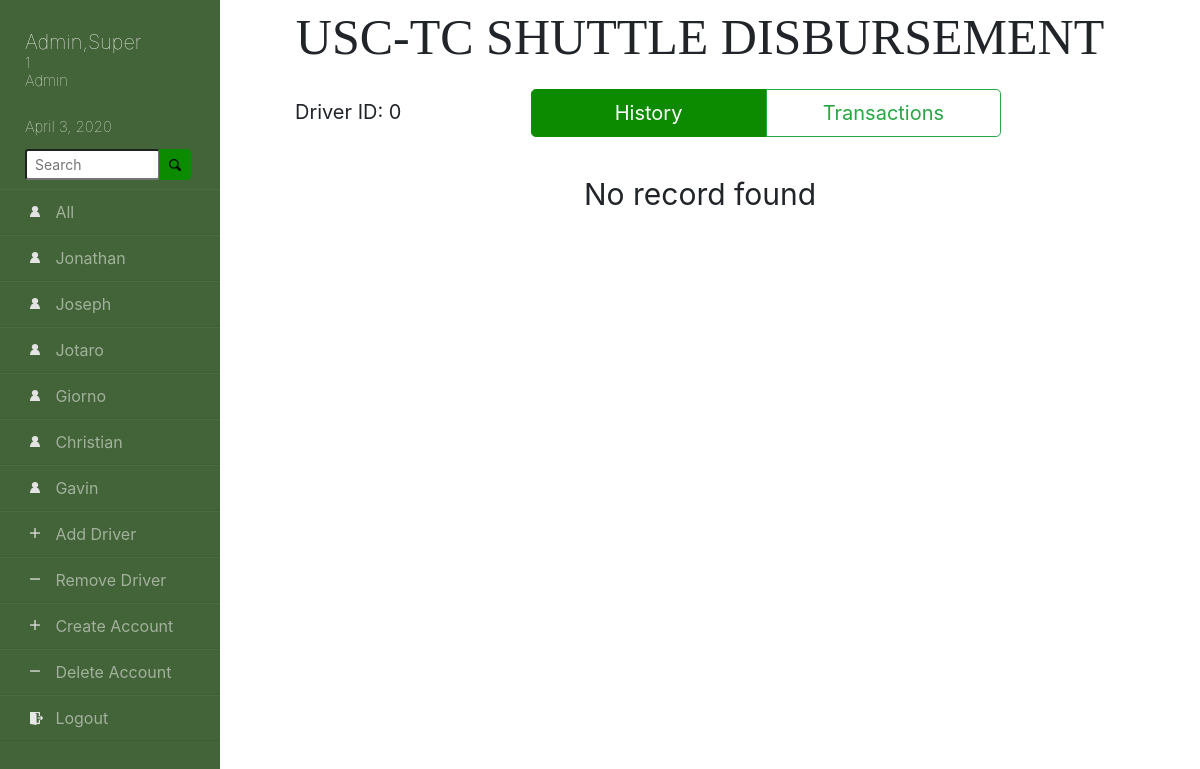
The page /driver.php (signed in) on the database its author committed.
### tables this page shows
CREATE TABLE `Driver_Accounts` (
  `Driver_ID` varchar(255) NOT NULL,
  `Fname` varchar(255) NOT NULL,
  `Lname` varchar(255) NOT NULL,
  `RFID_UID` varchar(255) NOT NULL
);

### driver.php (the view, shortened to what this page needs)
<!doctype html>
<html lang="en">
<head>
    <link rel="stylesheet" href="css/bootstrap.min.css">
    <link rel="stylesheet" href="css/driver.css">
    <link rel="stylesheet" href="css/sidebar.css">
</head>
<body>
<div class="wrapper">
    <div class="sidebar">
        <?php
            echo "<h1>";
            echo $_SESSION['S_lastname'].",".$_SESSION['S_firstname'];
            echo "</h1>";
            echo "<h2>";
            echo $_SESSION['S_IDNum']  ."<br>";
            echo $_SESSION['S_UserType'];
            echo "</h2>";
            echo "<h3>";
            echo date("F j, Y");
            echo "</h3>";
        ?>
        <div class="search">
            <form action="searchpage.php">
            <div class="input-group mb-3">
                <input type="text" class="form-control-sm" placeholder="Search" name="searchthis">
                <div class="input-group-append">
                    <button class="btn btn-success" type="submit"><div class="scicon"></div></button>
                </div>
            </div>
            </form>
        </div>
        <ul>
            <li class="driver"><a href="dashboard.php?searchdate=<?php echo date('Y-m-j');?>">All</a></li>
            <?php
                require 'SQL.php';
                $selected_driver = 0;
                $selected_driver_ID = 0;
                $sql = "SELECT * FROM Driver_Accounts ORDER BY `Driver_ID` ASC";
                $result = $conn->query($sql);
                if ($result->num_rows > 0) {
                    while($row = $result->fetch_assoc()) {
                        if($selected_driver == $row["Fname"]){
                            echo '<li class="driver active"><a href="driver.php?driver='.$row["Fname"].'&id='.$row["Driver_ID"].'">' .$row["Fname"]. '</a></li>';
                        }
                        else{
                            echo '<li class="driver"><a href="driver.php?driver='.$row["Fname"].'&id='.$row["Driver_ID"].'">' .$row["Fname"]. '</a></li>';
                        }
                    }
                }
                else {
                    echo "<h2>No Driver</h2>";
                }
                if($_SESSION['S_UserType']=='Admin'){
                    echo '<li class="add"><a href="adddriverpage.php">Add Driver</a></li>';
                    echo '<li class="sub"><a href="removedriverpage.php">Remove Driver</a></li>';
                    echo '<li class="add"><a href="createuserpage.php">Create Account</a></li>';
                    echo '<li class="sub"><a href="deleteuserpage.php">Delete Account</a></li>';
                }
                echo '<li class="logout"><a href="logout.php">Logout</a></li>';
            ?>
        </ul>
    </div>
    <div class="main">
        <div class="title">USC-TC SHUTTLE DISBURSEMENT</div>
            <div class='outeroutertable'>
                <div class='toparea'><div class='DriverID'>Driver ID: <?php echo "$selected_driver_ID";?></div>
                <div class='tab'>
                    <div class="btn-group btn-group-lg btn-block" role="group">
                        <button type="button" id="HistoryButton" class="btn btn-success" onclick='openhist();'>History</button>
                        <button type="button" id="TransactionButton" class="btn btn-outline-success" onclick='opentran();'>Transactions</button>
                    </div>
                </div>
            </div>
        <div id='History' class='tabcontent'>
        <?php
            $sql = "SELECT * FROM `DriverInformation` WHERE Driver_ID=$selected_driver_ID ORDER BY Date DESC";
            $result = $conn->query($sql);
            if ($result->num_rows > 0) {
                echo " <div class='fakeoutertable'><table>
                        <tr>
                            <th>DATE</th>
                            <th>TOTAL AMOUNT</th>
                            <th>STATUS</th>
                            <th></th>
                        </tr>
                        </table></div>
                        <div class='outertable'>
                        <table>";
                while($row = $result->fetch_assoc()) {
                    echo "<tr><td>" .$row["Date"] ."</td>";
                    echo "<td>" .$row["Total_Amount"] ."</td>";
                    echo "<td>" .$row["Driver_Status"] ."</td>";
                    if($row["Driver_Status"]=='Not Disbursed'){
                        echo '<td><button type="button" class="btn btn-success" data-toggle="modal" data-target="#ReceiptModal" data-date="'.$row["Date"].'" data-did="'.$row["Driver_ID"].'">Disburse</button></td></tr>';
                        echo '<div class="modal fade" id="ReceiptModal" tabindex="-1" role="dialog" aria-labelledby="exampleModalLabel" aria-hidden="true">
                        <div class="modal-dialog modal-dialog-centered" role="document">
                            <div class="modal-content">
                            <div class="modal-header">
                                <h5 class="modal-title" id="exampleModalLabel">Confirm Password</h5>
                                <button type="button" class="close" data-dismiss="modal" aria-label="Close">
                                <span aria-hidden="true">&times;</span>
                                </button>
                            </div>
                            <div class="modal-body">
                                <form name="passvalues" action="verifydisburse.php" method="POST">
                                    <input class="form-control" type="password" placeholder="Password" name="confirmpw" required="required">
                            </div>
                            <div class="modal-footer">
                                <button type="button" class="btn btn-secondary" data-dismiss="modal">Close</button>
                                <input type="hidden" name="driver_id">
                                <input type="hidden" name="driver_date">
                                <input type="hidden" name="source" value="1">
                                <input type="hidden" name="account_id" value="'.$_SESSION["S_IDNum"] .'">
                                <input type="submit" class="btn btn-success" value="Confirm" id="button1">
                                </form>
                            </div>
                            </div>
                        </div>
                        </div>';
                    }
                    else{
                        $DName = explode(" ", $row['Driver_Name']);
                        echo '<td><form action="receipt.php" method="GET">
                                    <input type="hidden" name="ID" value="'.$row['Driver_ID'].'">
                                    <input type="hidden" name="NAME" value="'.$DName[0].'">
                                    <input type="hidden" name="Date" value="'.$row['Date'].'">
                                    <input type="submit" class="btn btn-outline-success" value=" Receipt "></input>
                                </form>
                            </td></tr>';
                    }
                }
                $sql2 = "SELECT * FROM `DriverInformation` WHERE Driver_Name='$selected_driver'";
                $result2 = $conn->query($sql2);
                $collect = 0;
                while($row2 = $result2->fetch_assoc()) {
                    $collect = $collect + $row2['Collectibles'];
                }
                echo "</table></div>
                    <div class='fakeoutertable'>
                    <table>
                    <tr>
                        <td></td>
                        <td>COLLECTIBLES:</td>
                        <td>".$collect."</td>
                        <td></td>
                    </tr></table></div>";
            }
            else {
                echo "<div class='NoRecord'>No record found</div>";
            }
        ?>
        </div>
        </div>
    </div>
</div>
</body>
</html>

### css/driver.css (style rules this page uses)
body { overflow-x: auto; white-space:nowrap; }
.wrapper { width: 100%; display: flex; position: absolute; }
.wrapper .main { width: 100%; height: 100vh; margin-left: 200px; }
.wrapper .outeroutertable { width: 100%; height: 80%; }
.wrapper .main .title { text-align: center; font-family: 'Times New Roman', Times, serif; font-size: 50px; }
.wrapper .main .outeroutertable .toparea { display: flex; margin: 0 auto; width: 81%; text-align: left; padding-top: 14px; padding-bottom: 15px; font-size: 20px; }
.wrapper .main .outeroutertable .toparea .DriverID { white-space: pre-wrap; white-space: -moz-pre-wrap; white-space: -pre-wrap; white-space: -o-pre-wrap; word-wrap: break-word; width: 29.1%; padding-top: 8px; }
.wrapper .main .outeroutertable .toparea .tab { text-align: center; width: 58.1%; }
.wrapper .main .outeroutertable .toparea .tab button { width: 100%; }
.wrapper .main .outeroutertable .NoRecord { margin: 0 auto; width: 81%; text-align: center; padding-top: 20px; padding-bottom: 20px; font-size: 30px; }

### css/sidebar.css (style rules this page uses)
.btn-success, .btn-success:hover, .btn-success:active, .btn-success:visited { background-color: rgb(12, 139, 0); !important; border-color: rgb(12, 139, 0); }
.wrapper .sidebar { position: fixed; width: 220px; height: 100%; background-color: rgb(67, 99, 56); padding-top: 20px; z-index: 2; overflow: auto; overflow-y: overlay; }
.wrapper .sidebar h1 { padding-left: 25px; text-align: left; font-weight: 100; margin-bottom: 0px; margin-top: 10px; font-size: 20px; color: white; }
.wrapper .sidebar h2 { padding-left: 25px; text-align: left; font-weight: lighter; font-size: 15px; color: white; }
.wrapper .sidebar h3 { padding-left: 25px; padding-top: 20px; padding-bottom: 5px; text-align: left; font-weight: lighter; font-size: 15px; color: white; }
.wrapper .sidebar .search { width: 220px; height: 33px; padding-left: 25px; padding-right: 0px; padding-bottom: 40px; }
.wrapper .sidebar input { width: 135px }
.wrapper .sidebar .search .scicon { background-image: url(../images/scicon.png); background-size: 12px; background-repeat: no-repeat; background-position:center center; float:right; margin-left: -7px; margin-right: -7px; width:20px; height:15px; }
.wrapper .sidebar ul li { text-align: left; list-style: none; padding-top: 10px; padding-bottom: 10px; padding-left: 55px; margin-left: -22%; border-bottom: 1px solid rgba(0,0,0,0.05); border-top: 1px solid rgba(255,255,255,0.05); }
.wrapper .sidebar ul li.driver { background-image: url(../images/drivericon.png); background-position: 30px 16px; background-size: 10px; background-repeat: no-repeat; }
.wrapper .sidebar ul li.add { background-image: url(../images/addicon.png); background-position: 30px 16px; background-size: 10px; background-repeat: no-repeat; }
.wrapper .sidebar ul li.sub { background-image: url(../images/subicon.png); background-position: 30px 16px; background-size: 10px; background-repeat: no-repeat; }
.wrapper .sidebar ul li.logout { background-image: url(../images/logouticon.png); background-position: 30px 16px; background-size: 13px; background-repeat: no-repeat; }
.wrapper .sidebar ul li a { display: block; height: 44px; margin-top: -10px; margin-bottom: -10px; padding-top: 10px; color: rgba(255, 255, 255, 0.5); }

### rows shown on the page
driver_accounts: Fname "Jonathan"
driver_accounts: Fname "Joseph"
driver_accounts: Fname "Jotaro"
driver_accounts: Fname "Giorno"
driver_accounts: Fname "Christian"
driver_accounts: Fname "Gavin"

### other values the page prints
$_SESSION['S_lastname'] "Admin"
$_SESSION['S_firstname'] "Super"
$_SESSION['S_IDNum'] "1"
$_SESSION['S_UserType'] "Admin"
$selected_driver_ID "0"
